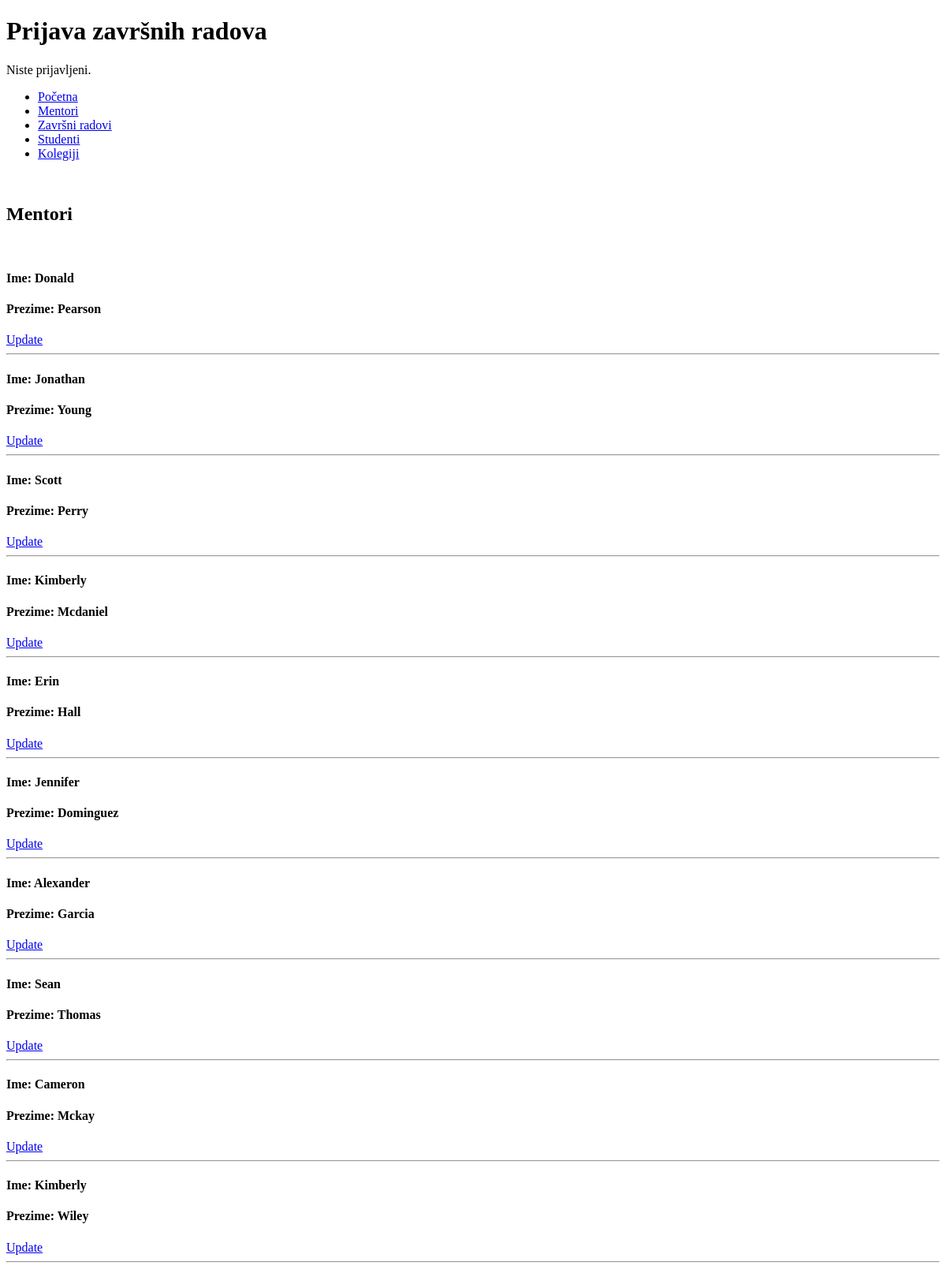
Page /mentori/ on the earlier database version.
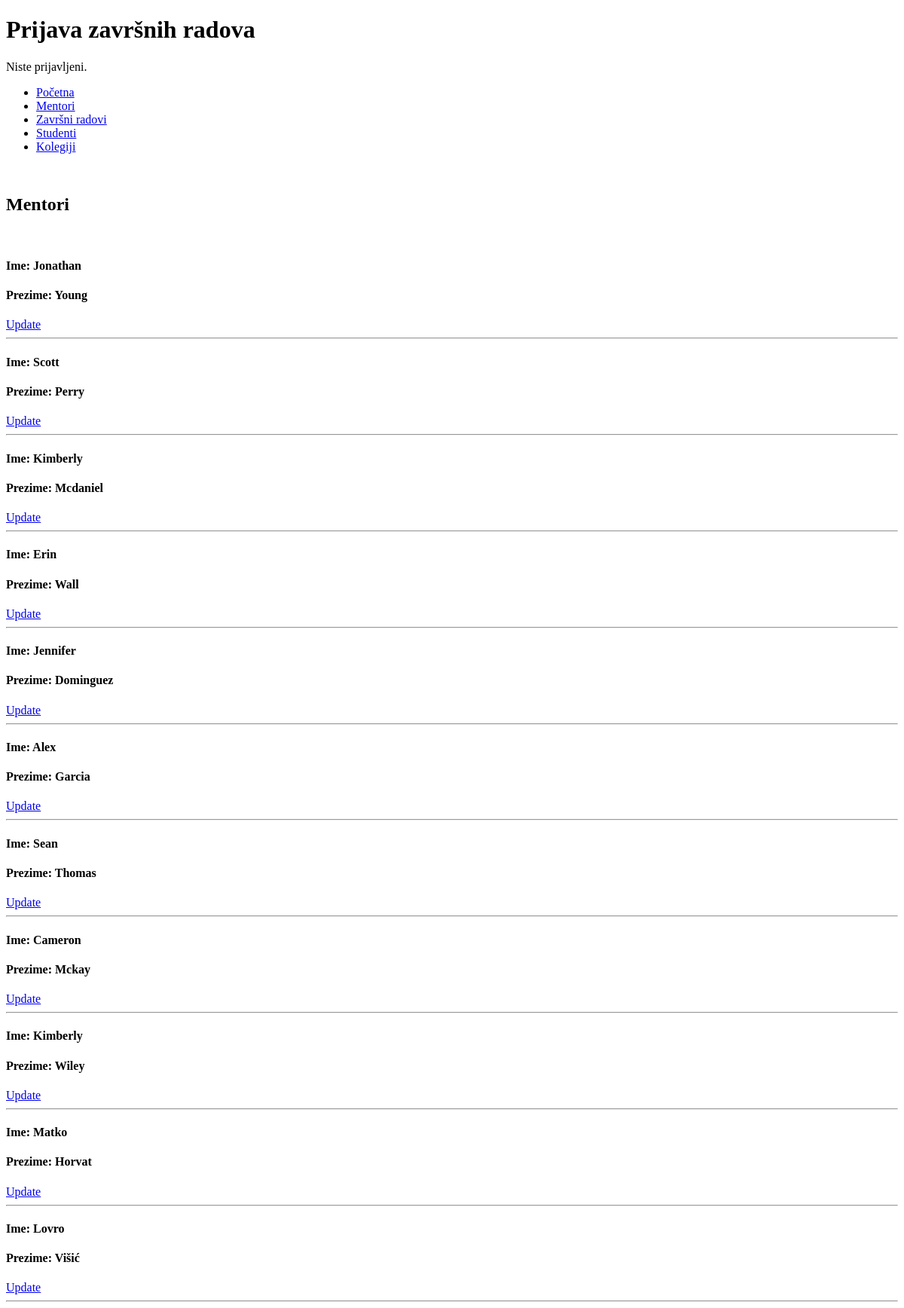
Same page on the later database version.
### main/models.py (models this page shows, shortened)
class Mentor(models.Model):
    mentor_ime = models.CharField(max_length=30)
    mentor_prezime = models.CharField(max_length=30)

### main/views.py (the view)
# urls.py: path('mentori/', MentorList.as_view(), name='mentori'),
class MentorList(ListView):
    model = Mentor

### templates/main/mentor_list.html (shortened to what this page needs)
{% extends "base_generic.html" %}
{% block content %}
<br>
<h2> Mentori </h2>
<br>
{% for mentor in mentor_list %}
    <div class="mentor">
        <h4>Ime: {{ mentor.mentor_ime }}</h4>
        <h4>Prezime: {{mentor.mentor_prezime}}</h4>
		<a href="{% url 'main:update-mentor' mentor.pk %}">Update</a>
        <hr>
    </div>
{% endfor %}
{% endblock %}

Differences in the rows shown:
removed Mentor: mentor_ime "Donald", mentor_prezime "Pearson"
changed Mentor "Erin": mentor_prezime "Hall" → "Wall"
changed Mentor "Garcia": mentor_ime "Alexander" → "Alex"
added Mentor: mentor_ime "Matko", mentor_prezime "Horvat"
added Mentor: mentor_ime "Lovro", mentor_prezime "Višić"
